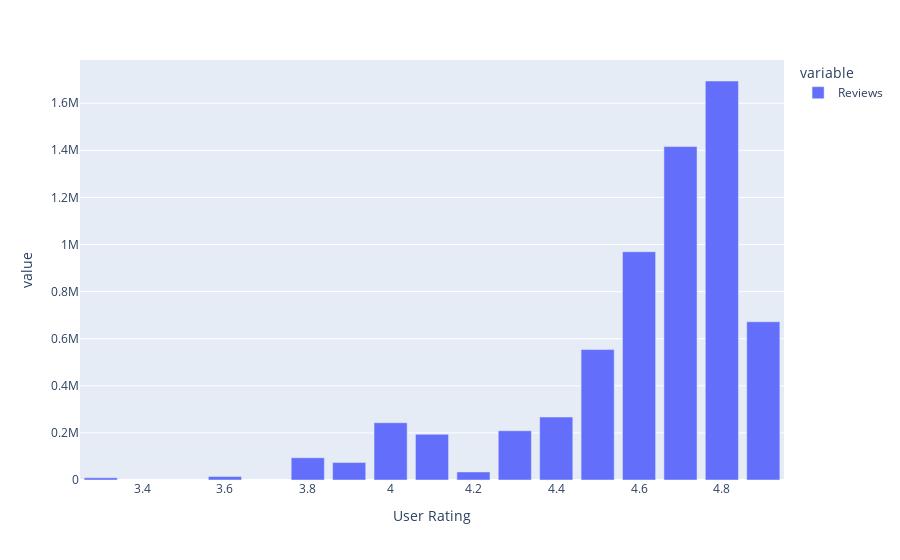

Here is the notebook cell this chart was saved with:
### Code cell
review_verteilung = df[["User Rating", "Reviews"]].groupby("User Rating").sum()
display(review_verteilung)

px.bar(review_verteilung)

### Figure 1 — Plotly figure (JSON) as saved in the notebook; plotly's stock layout.template omitted (floating-point values rounded to 4 significant figures)
{"data": [{"alignmentgroup": "True", "hovertemplate": "variable=Reviews<br>User Rating=%{x}<br>value=%{y}<extra></extra>", "legendgroup": "Reviews", "marker": {"color": "#636efa", "pattern": {"shape": ""}}, "name": "Reviews", "offsetgroup": "Reviews", "orientation": "v", "showlegend": true, "textposition": "auto", "type": "bar", "x": [3.3, 3.6, 3.8, 3.9, 4, 4.1, 4.2, 4.3, 4.4, 4.5, 4.6, 4.7, 4.8, 4.9], "xaxis": "x", "y": [9372, 14982, 94530, 73998, 243266, 194305, 34268, 209072, 267481, 553867, 969204, 1415751, 1694223, 671902], "yaxis": "y"}], "layout": {"barmode": "relative", "legend": {"title": {"text": "variable"}, "tracegroupgap": 0}, "margin": {"t": 60}, "xaxis": {"anchor": "y", "domain": [0, 1], "title": {"text": "User Rating"}}, "yaxis": {"anchor": "x", "domain": [0, 1], "title": {"text": "value"}}}}
